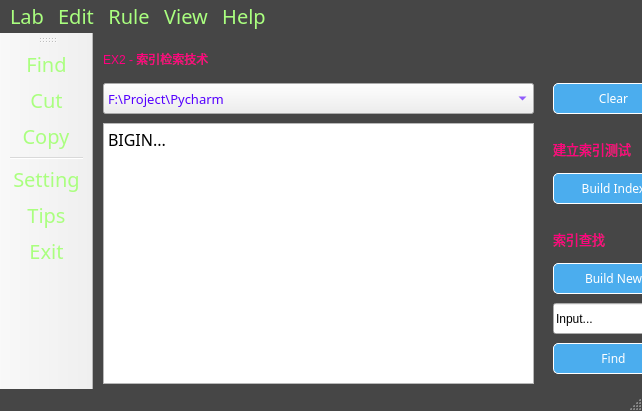
<?xml version="1.0" encoding="UTF-8"?>
<ui version="4.0">
 <class>MainWindow</class>
 <widget class="QMainWindow" name="MainWindow">
  <property name="geometry">
   <rect>
    <x>0</x>
    <y>0</y>
    <width>642</width>
    <height>411</height>
   </rect>
  </property>
  <property name="windowTitle">
   <string>MainWindow</string>
  </property>
  <property name="styleSheet">
   <string notr="true">QMainWindow{
	background-color: rgb(70, 70, 70); /*背景色*/
}
</string>
  </property>
  <property name="iconSize">
   <size>
    <width>32</width>
    <height>32</height>
   </size>
  </property>
  <widget class="QWidget" name="centralwidget">
   <property name="styleSheet">
    <string notr="true">QCentralwidget{
	background-color: rgb(70, 70, 70); /*背景色*/
}</string>
   </property>
   <widget class="QPushButton" name="pushButton">
    <property name="geometry">
     <rect>
      <x>460</x>
      <y>140</y>
      <width>121</width>
      <height>31</height>
     </rect>
    </property>
    <property name="autoFillBackground">
     <bool>false</bool>
    </property>
    <property name="styleSheet">
     <string notr="true">QPushButton
{
	background-color: rgb(75, 173, 238); /*背景色*/ 
	border-style: outset;    /* 边界内凹 */
	border-width: 1px;     /* 边边界宽度 */
	border-radius: 5px; /* 边界圆滑 */
	font: dengxian 16px;     /* 字体大小 */
	min-width: 2em;
	color: white; /* 字体颜色 */
	
}
/* 鼠标经过改变按钮颜色 */
QPushButton:hover
{
	background-color: rgb(0, 150, 0);
}
</string>
    </property>
    <property name="text">
     <string>Build Index</string>
    </property>
   </widget>
   <widget class="QLabel" name="label">
    <property name="geometry">
     <rect>
      <x>10</x>
      <y>10</y>
      <width>441</width>
      <height>31</height>
     </rect>
    </property>
    <property name="styleSheet">
     <string notr="true">font: 25 20pt &quot;等线 Light&quot;;
color: rgb(255, 0, 127)</string>
    </property>
    <property name="text">
     <string>EX2 - 索引检索技术</string>
    </property>
   </widget>
   <widget class="QPushButton" name="pushButton_2">
    <property name="geometry">
     <rect>
      <x>460</x>
      <y>50</y>
      <width>121</width>
      <height>31</height>
     </rect>
    </property>
    <property name="autoFillBackground">
     <bool>false</bool>
    </property>
    <property name="styleSheet">
     <string notr="true">QPushButton
{
	background-color: rgb(75, 173, 238); /*背景色*/ 
	border-style: outset;    /* 边界内凹 */
	border-width: 1px;     /* 边边界宽度 */
	border-radius: 5px; /* 边界圆滑 */
	font: dengxian 16px;     /* 字体大小 */
	min-width: 2em;
	color: white; /* 字体颜色 */
	
}
/* 鼠标经过改变按钮颜色 */
QPushButton:hover
{
	background-color: rgb(0, 150, 0);
}
</string>
    </property>
    <property name="text">
     <string>Clear</string>
    </property>
   </widget>
   <widget class="QPushButton" name="pushButton_3">
    <property name="geometry">
     <rect>
      <x>460</x>
      <y>230</y>
      <width>121</width>
      <height>31</height>
     </rect>
    </property>
    <property name="autoFillBackground">
     <bool>false</bool>
    </property>
    <property name="styleSheet">
     <string notr="true">QPushButton
{
	background-color: rgb(75, 173, 238); /*背景色*/ 
	border-style: outset;    /* 边界内凹 */
	border-width: 1px;     /* 边边界宽度 */
	border-radius: 5px; /* 边界圆滑 */
	font: dengxian 16px;     /* 字体大小 */
	min-width: 2em;
	color: white; /* 字体颜色 */
	
}
/* 鼠标经过改变按钮颜色 */
QPushButton:hover
{
	background-color: rgb(0, 150, 0);
}
</string>
    </property>
    <property name="text">
     <string>Build New</string>
    </property>
   </widget>
   <widget class="QPushButton" name="pushButton_4">
    <property name="geometry">
     <rect>
      <x>460</x>
      <y>310</y>
      <width>121</width>
      <height>31</height>
     </rect>
    </property>
    <property name="autoFillBackground">
     <bool>false</bool>
    </property>
    <property name="styleSheet">
     <string notr="true">QPushButton
{
	background-color: rgb(75, 173, 238); /*背景色*/ 
	border-style: outset;    /* 边界内凹 */
	border-width: 1px;     /* 边边界宽度 */
	border-radius: 5px; /* 边界圆滑 */
	font: dengxian 16px;     /* 字体大小 */
	min-width: 2em;
	color: white; /* 字体颜色 */
	
}
/* 鼠标经过改变按钮颜色 */
QPushButton:hover
{
	background-color: rgb(0, 150, 0);
}
</string>
    </property>
    <property name="text">
     <string>Find</string>
    </property>
   </widget>
   <widget class="QComboBox" name="comboBox">
    <property name="geometry">
     <rect>
      <x>10</x>
      <y>50</y>
      <width>431</width>
      <height>31</height>
     </rect>
    </property>
    <property name="font">
     <font>
      <family>20px</family>
      <pointsize>10</pointsize>
      <weight>50</weight>
      <italic>false</italic>
      <bold>false</bold>
     </font>
    </property>
    <property name="styleSheet">
     <string notr="true">QComboBox{
	font: dengxian 20px;     /* 字体大小 */
	color: rgb(85, 0, 255);
}</string>
    </property>
    <item>
     <property name="text">
      <string>F:\Project\Pycharm</string>
     </property>
    </item>
    <item>
     <property name="text">
      <string>F:\Project\Pycharm\SE_Union</string>
     </property>
    </item>
   </widget>
   <widget class="QTextBrowser" name="textBrowser">
    <property name="geometry">
     <rect>
      <x>10</x>
      <y>90</y>
      <width>431</width>
      <height>261</height>
     </rect>
    </property>
    <property name="font">
     <font>
      <family>等线</family>
      <pointsize>12</pointsize>
     </font>
    </property>
    <property name="styleSheet">
     <string notr="true"/>
    </property>
    <property name="html">
     <string>&lt;!DOCTYPE HTML PUBLIC &quot;-//W3C//DTD HTML 4.0//EN&quot; &quot;http://www.w3.org/TR/REC-html40/strict.dtd&quot;&gt;
&lt;html&gt;&lt;head&gt;&lt;meta name=&quot;qrichtext&quot; content=&quot;1&quot; /&gt;&lt;style type=&quot;text/css&quot;&gt;
p, li { white-space: pre-wrap; }
&lt;/style&gt;&lt;/head&gt;&lt;body style=&quot; font-family:'等线'; font-size:12pt; font-weight:400; font-style:normal;&quot;&gt;
&lt;p style=&quot; margin-top:0px; margin-bottom:0px; margin-left:0px; margin-right:0px; -qt-block-indent:0; text-indent:0px;&quot;&gt;&lt;span style=&quot; font-family:'20px';&quot;&gt;BIGIN...&lt;/span&gt;&lt;/p&gt;&lt;/body&gt;&lt;/html&gt;</string>
    </property>
   </widget>
   <widget class="QLineEdit" name="lineEdit">
    <property name="geometry">
     <rect>
      <x>460</x>
      <y>270</y>
      <width>121</width>
      <height>31</height>
     </rect>
    </property>
    <property name="text">
     <string>Input...</string>
    </property>
   </widget>
   <widget class="QLabel" name="label_2">
    <property name="geometry">
     <rect>
      <x>460</x>
      <y>100</y>
      <width>111</width>
      <height>31</height>
     </rect>
    </property>
    <property name="font">
     <font>
      <family>等线 Light</family>
      <pointsize>10</pointsize>
      <weight>1</weight>
      <italic>false</italic>
      <bold>false</bold>
     </font>
    </property>
    <property name="styleSheet">
     <string notr="true">font: 10 10pt &quot;等线 Light&quot;;
color: rgb(255, 0, 127)</string>
    </property>
    <property name="text">
     <string>建立索引测试</string>
    </property>
   </widget>
   <widget class="QLabel" name="label_3">
    <property name="geometry">
     <rect>
      <x>460</x>
      <y>190</y>
      <width>111</width>
      <height>31</height>
     </rect>
    </property>
    <property name="font">
     <font>
      <family>等线 Light</family>
      <pointsize>10</pointsize>
      <weight>1</weight>
      <italic>false</italic>
      <bold>false</bold>
     </font>
    </property>
    <property name="styleSheet">
     <string notr="true">font: 10 10pt &quot;等线 Light&quot;;
color: rgb(255, 0, 127)</string>
    </property>
    <property name="text">
     <string>索引查找</string>
    </property>
   </widget>
  </widget>
  <widget class="QMenuBar" name="menubar">
   <property name="geometry">
    <rect>
     <x>0</x>
     <y>0</y>
     <width>642</width>
     <height>27</height>
    </rect>
   </property>
   <property name="styleSheet">
    <string notr="true">*{
	font-family: dengxian;
	font-size: 20px;
	color: rgb(170, 255, 127);
	background-color: rgb(70, 70, 70); /*背景色*/
}</string>
   </property>
   <widget class="QMenu" name="menuFILE">
    <property name="title">
     <string>Rule</string>
    </property>
    <addaction name="actionSetting"/>
    <addaction name="separator"/>
    <addaction name="actionExit"/>
   </widget>
   <widget class="QMenu" name="menuEdit">
    <property name="title">
     <string>Edit</string>
    </property>
    <addaction name="actionFind"/>
    <addaction name="actionCut"/>
    <addaction name="actionCopy"/>
    <addaction name="actionPaste"/>
    <addaction name="separator"/>
    <addaction name="actionundo"/>
    <addaction name="actionRedo_paste"/>
    <addaction name="actionDelet"/>
    <addaction name="separator"/>
   </widget>
   <widget class="QMenu" name="menuView">
    <property name="title">
     <string>View</string>
    </property>
    <widget class="QMenu" name="menuTheme">
     <property name="title">
      <string>Theme</string>
     </property>
     <property name="icon">
      <iconset>
       <normaloff>../icon/主题_theme.svg</normaloff>../icon/主题_theme.svg</iconset>
     </property>
     <addaction name="actionDark"/>
     <addaction name="actionLight"/>
     <addaction name="actionFresh"/>
     <addaction name="actionRetro"/>
    </widget>
    <widget class="QMenu" name="menuLanguage">
     <property name="title">
      <string>Language</string>
     </property>
     <addaction name="actionChinese"/>
     <addaction name="actionEnglish"/>
    </widget>
    <addaction name="actionappearance"/>
    <addaction name="menuTheme"/>
    <addaction name="menuLanguage"/>
   </widget>
   <widget class="QMenu" name="menuHelp">
    <property name="title">
     <string>Help</string>
    </property>
    <addaction name="actionTips"/>
    <addaction name="actionAbout"/>
    <addaction name="separator"/>
    <addaction name="actionEdit"/>
    <addaction name="actionAbout_2"/>
   </widget>
   <widget class="QMenu" name="menuLab">
    <property name="title">
     <string>Lab</string>
    </property>
    <widget class="QMenu" name="menuEx1">
     <property name="title">
      <string>Ex1</string>
     </property>
     <addaction name="actionT1"/>
     <addaction name="actionex1"/>
    </widget>
    <widget class="QMenu" name="menuEx2">
     <property name="title">
      <string>Ex2</string>
     </property>
     <addaction name="actionT1_2"/>
     <addaction name="actionex1_2"/>
    </widget>
    <widget class="QMenu" name="menuEx3">
     <property name="title">
      <string>Ex3</string>
     </property>
     <addaction name="actionT1_3"/>
     <addaction name="actionex1_3"/>
    </widget>
    <widget class="QMenu" name="menuEx4">
     <property name="title">
      <string>Ex4</string>
     </property>
     <addaction name="actionT1_4"/>
     <addaction name="actionex1_4"/>
    </widget>
    <widget class="QMenu" name="menuEx6">
     <property name="title">
      <string>Ex6</string>
     </property>
     <addaction name="actionT1_6"/>
     <addaction name="actionex1_6"/>
    </widget>
    <widget class="QMenu" name="menuEx5">
     <property name="title">
      <string>Ex5</string>
     </property>
     <addaction name="actionT1_5"/>
     <addaction name="actionex1_5"/>
    </widget>
    <widget class="QMenu" name="menuEx7">
     <property name="title">
      <string>Ex7</string>
     </property>
     <addaction name="actionT1_7"/>
     <addaction name="actionex1_7"/>
    </widget>
    <widget class="QMenu" name="menuEx8">
     <property name="title">
      <string>Ex8</string>
     </property>
     <addaction name="actionT1_8"/>
     <addaction name="actionex1_8"/>
    </widget>
    <addaction name="menuEx1"/>
    <addaction name="menuEx2"/>
    <addaction name="menuEx3"/>
    <addaction name="menuEx4"/>
    <addaction name="menuEx5"/>
    <addaction name="menuEx6"/>
    <addaction name="menuEx7"/>
    <addaction name="menuEx8"/>
   </widget>
   <addaction name="menuLab"/>
   <addaction name="menuEdit"/>
   <addaction name="menuFILE"/>
   <addaction name="menuView"/>
   <addaction name="menuHelp"/>
  </widget>
  <widget class="QStatusBar" name="statusbar"/>
  <widget class="QToolBar" name="toolBar_3">
   <property name="windowTitle">
    <string>toolBar_3</string>
   </property>
   <property name="styleSheet">
    <string notr="true">*{
	font-family: dengxian;
	font-size: 20px;
	color: rgb(170, 255, 127);
}</string>
   </property>
   <attribute name="toolBarArea">
    <enum>LeftToolBarArea</enum>
   </attribute>
   <attribute name="toolBarBreak">
    <bool>false</bool>
   </attribute>
   <addaction name="actionFind"/>
   <addaction name="actionCut"/>
   <addaction name="actionCopy"/>
   <addaction name="separator"/>
   <addaction name="actionSetting"/>
   <addaction name="actionTips"/>
   <addaction name="actionExit"/>
  </widget>
  <action name="actionEdit">
   <property name="text">
    <string>Version</string>
   </property>
  </action>
  <action name="actionSetting">
   <property name="icon">
    <iconset>
     <normaloff>../icon/设置_setting.svg</normaloff>../icon/设置_setting.svg</iconset>
   </property>
   <property name="text">
    <string>Setting</string>
   </property>
  </action>
  <action name="actionExit">
   <property name="icon">
    <iconset>
     <normaloff>../icon/退出_logout.svg</normaloff>../icon/退出_logout.svg</iconset>
   </property>
   <property name="text">
    <string>Exit</string>
   </property>
  </action>
  <action name="actionTips">
   <property name="icon">
    <iconset>
     <normaloff>../icon/提示_tips-one.svg</normaloff>../icon/提示_tips-one.svg</iconset>
   </property>
   <property name="text">
    <string>Tips</string>
   </property>
  </action>
  <action name="actionAbout">
   <property name="text">
    <string>donate</string>
   </property>
  </action>
  <action name="actionappearance">
   <property name="text">
    <string>Appearance</string>
   </property>
  </action>
  <action name="actionCut">
   <property name="icon">
    <iconset>
     <normaloff>../icon/裁切_cutting-one.svg</normaloff>../icon/裁切_cutting-one.svg</iconset>
   </property>
   <property name="text">
    <string>Cut</string>
   </property>
  </action>
  <action name="actionCopy">
   <property name="icon">
    <iconset>
     <normaloff>../icon/复制_copy.svg</normaloff>../icon/复制_copy.svg</iconset>
   </property>
   <property name="text">
    <string>Copy</string>
   </property>
  </action>
  <action name="actionPaste">
   <property name="text">
    <string>Paste</string>
   </property>
  </action>
  <action name="actionDelet">
   <property name="icon">
    <iconset>
     <normaloff>../icon/删除_delete.svg</normaloff>../icon/删除_delete.svg</iconset>
   </property>
   <property name="text">
    <string>Delete</string>
   </property>
  </action>
  <action name="actionundo">
   <property name="text">
    <string>Undo</string>
   </property>
  </action>
  <action name="actionRedo_paste">
   <property name="text">
    <string>Redo</string>
   </property>
  </action>
  <action name="actionFind">
   <property name="icon">
    <iconset>
     <normaloff>../icon/查找_find.svg</normaloff>../icon/查找_find.svg</iconset>
   </property>
   <property name="text">
    <string>Find</string>
   </property>
  </action>
  <action name="actionAbout_2">
   <property name="text">
    <string>About</string>
   </property>
  </action>
  <action name="actionT1">
   <property name="text">
    <string>T1</string>
   </property>
  </action>
  <action name="actionex1">
   <property name="text">
    <string>ex1</string>
   </property>
  </action>
  <action name="actionT1_2">
   <property name="text">
    <string>T1</string>
   </property>
  </action>
  <action name="actionex1_2">
   <property name="text">
    <string>ex1</string>
   </property>
  </action>
  <action name="actionT1_3">
   <property name="text">
    <string>T1</string>
   </property>
  </action>
  <action name="actionex1_3">
   <property name="text">
    <string>ex1</string>
   </property>
  </action>
  <action name="actionT1_4">
   <property name="text">
    <string>T1</string>
   </property>
  </action>
  <action name="actionex1_4">
   <property name="text">
    <string>ex1</string>
   </property>
  </action>
  <action name="actionT1_5">
   <property name="text">
    <string>T1</string>
   </property>
  </action>
  <action name="actionex1_5">
   <property name="text">
    <string>ex1</string>
   </property>
  </action>
  <action name="actionT1_6">
   <property name="text">
    <string>T1</string>
   </property>
  </action>
  <action name="actionex1_6">
   <property name="text">
    <string>ex1</string>
   </property>
  </action>
  <action name="actionT1_7">
   <property name="text">
    <string>T1</string>
   </property>
  </action>
  <action name="actionex1_7">
   <property name="text">
    <string>ex1</string>
   </property>
  </action>
  <action name="actionT1_8">
   <property name="text">
    <string>T1</string>
   </property>
  </action>
  <action name="actionex1_8">
   <property name="text">
    <string>ex1</string>
   </property>
  </action>
  <action name="actionDark">
   <property name="text">
    <string>Dark</string>
   </property>
  </action>
  <action name="actionLight">
   <property name="text">
    <string>Light</string>
   </property>
  </action>
  <action name="actionFresh">
   <property name="text">
    <string>Fresh</string>
   </property>
  </action>
  <action name="actionRetro">
   <property name="text">
    <string>Retro</string>
   </property>
  </action>
  <action name="actionChinese">
   <property name="text">
    <string>Chinese</string>
   </property>
  </action>
  <action name="actionEnglish">
   <property name="text">
    <string>English</string>
   </property>
  </action>
 </widget>
 <resources>
  <include location="../icon/dark.qrc"/>
 </resources>
 <connections/>
</ui>
